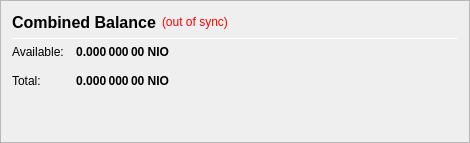
                   <widget class="QFrame" name="frame_CombinedBalances">
                    <property name="minimumSize">
                     <size>
                      <width>470</width>
                      <height>0</height>
                     </size>
                    </property>
                    <property name="frameShape">
                     <enum>QFrame::StyledPanel</enum>
                    </property>
                    <property name="frameShadow">
                     <enum>QFrame::Raised</enum>
                    </property>
                    <layout class="QVBoxLayout" name="verticalLayout_5">
                     <item>
                      <layout class="QHBoxLayout" name="horizontalLayout_5" stretch="0,0,0">
                       <item>
                        <widget class="QLabel" name="label_5z">
                         <property name="minimumSize">
                          <size>
                           <width>0</width>
                           <height>20</height>
                          </size>
                         </property>
                         <property name="font">
                          <font>
                           <pointsize>12</pointsize>
                           <weight>75</weight>
                           <bold>true</bold>
                          </font>
                         </property>
                         <property name="toolTip">
                          <string>Combined Balance (including unconfirmed and immature coins)</string>
                         </property>
                         <property name="text">
                          <string>Combined Balance</string>
                         </property>
                        </widget>
                       </item>
                       <item>
                        <widget class="QLabel" name="labelWalletStatus">
                         <property name="cursor">
                          <cursorShape>WhatsThisCursor</cursorShape>
                         </property>
                         <property name="toolTip">
                          <string>The displayed information may be out of date. Your wallet automatically synchronizes with the Nioshares network after a connection is established, but this process has not completed yet.</string>
                         </property>
                         <property name="styleSheet">
                          <string notr="true">QLabel { color: red; }</string>
                         </property>
                         <property name="text">
                          <string notr="true">(out of sync)</string>
                         </property>
                         <property name="alignment">
                          <set>Qt::AlignLeading|Qt::AlignLeft|Qt::AlignVCenter</set>
                         </property>
                        </widget>
                       </item>
                       <item>
                        <spacer name="horizontalSpacer_1">
                         <property name="orientation">
                          <enum>Qt::Horizontal</enum>
                         </property>
                         <property name="sizeHint" stdset="0">
                          <size>
                           <width>40</width>
                           <height>20</height>
                          </size>
                         </property>
                        </spacer>
                       </item>
                      </layout>
                     </item>
                     <item>
                      <widget class="Line" name="line_CombinedBalance">
                       <property name="minimumSize">
                        <size>
                         <width>0</width>
                         <height>1</height>
                        </size>
                       </property>
                       <property name="maximumSize">
                        <size>
                         <width>16777215</width>
                         <height>1</height>
                        </size>
                       </property>
                       <property name="orientation">
                        <enum>Qt::Horizontal</enum>
                       </property>
                      </widget>
                     </item>
                     <item>
                      <layout class="QGridLayout" name="gridLayout_3">
                       <property name="spacing">
                        <number>12</number>
                       </property>
                       <item row="1" column="0">
                        <widget class="QLabel" name="labelBalanceTextz">
                         <property name="text">
                          <string>Available:</string>
                         </property>
                        </widget>
                       </item>
                       <item row="1" column="1">
                        <widget class="QLabel" name="labelBalancez">
                         <property name="font">
                          <font>
                           <weight>75</weight>
                           <bold>true</bold>
                          </font>
                         </property>
                         <property name="cursor">
                          <cursorShape>IBeamCursor</cursorShape>
                         </property>
                         <property name="toolTip">
                          <string>Your current spendable balance</string>
                         </property>
                         <property name="text">
                          <string notr="true">0.000 000 00 NIO</string>
                         </property>
                         <property name="alignment">
                          <set>Qt::AlignRight|Qt::AlignTrailing|Qt::AlignVCenter</set>
                         </property>
                         <property name="textInteractionFlags">
                          <set>Qt::LinksAccessibleByMouse|Qt::TextSelectableByKeyboard|Qt::TextSelectableByMouse</set>
                         </property>
                        </widget>
                       </item>
                       <item row="2" column="0">
                        <widget class="QLabel" name="labelTotalTextz">
                         <property name="text">
                          <string>Total:</string>
                         </property>
                        </widget>
                       </item>
                       <item row="2" column="1">
                        <widget class="QLabel" name="labelTotalz">
                         <property name="font">
                          <font>
                           <weight>75</weight>
                           <bold>true</bold>
                          </font>
                         </property>
                         <property name="cursor">
                          <cursorShape>IBeamCursor</cursorShape>
                         </property>
                         <property name="toolTip">
                          <string>Total Balance, including all unavailable coins.</string>
                         </property>
                         <property name="text">
                          <string notr="true">0.000 000 00 NIO</string>
                         </property>
                         <property name="alignment">
                          <set>Qt::AlignRight|Qt::AlignTrailing|Qt::AlignVCenter</set>
                         </property>
                         <property name="textInteractionFlags">
                          <set>Qt::LinksAccessibleByMouse|Qt::TextSelectableByKeyboard|Qt::TextSelectableByMouse</set>
                         </property>
                        </widget>
                       </item>
                       <item row="2" column="3">
                        <spacer name="horizontalSpacer_2">
                         <property name="orientation">
                          <enum>Qt::Horizontal</enum>
                         </property>
                         <property name="sizeHint" stdset="0">
                          <size>
                           <width>40</width>
                           <height>20</height>
                          </size>
                         </property>
                        </spacer>
                       </item>
                      </layout>
                     </item>
                     <item>
                      <spacer name="verticalSpacer_1">
                       <property name="orientation">
                        <enum>Qt::Vertical</enum>
                       </property>
                       <property name="sizeHint" stdset="0">
                        <size>
                         <width>20</width>
                         <height>40</height>
                        </size>
                       </property>
                      </spacer>
                     </item>
                    </layout>
                   </widget>
